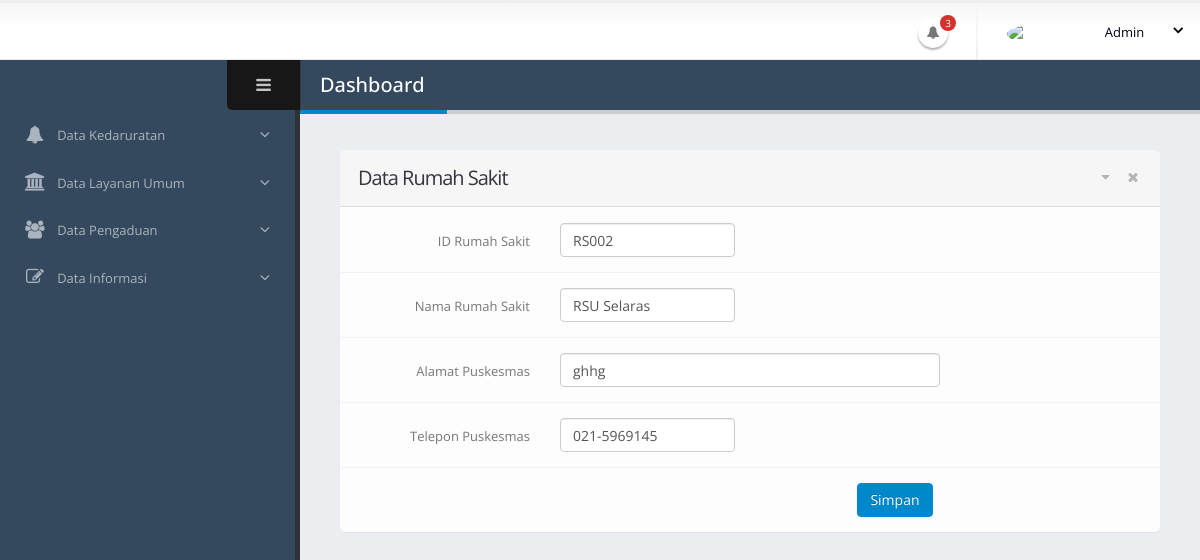
The page /admin/RS/RSEdit.php?id=RS002 on the database as committed earlier.
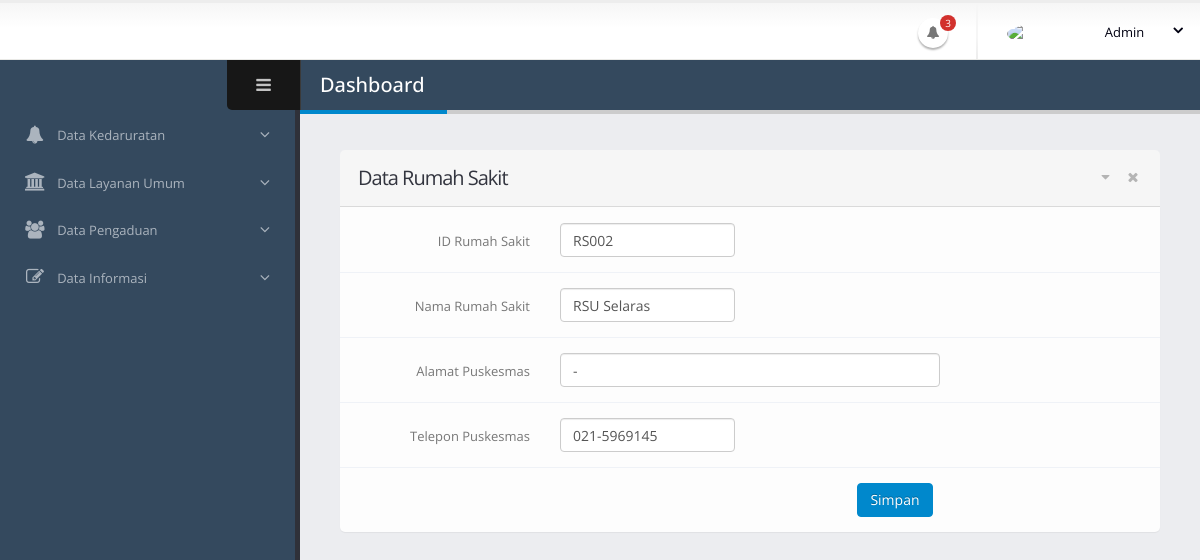
The same page on the database as committed later.
### tables this page shows
CREATE TABLE `tb_rs` (
  `id_rs` varchar(15) NOT NULL,
  `nama_rs` varchar(200) NOT NULL,
  `alamat_rs` text NOT NULL,
  `telp_rs` varchar(100) NOT NULL,
  `lat` float(10,6) NOT NULL,
  `lng` float(10,6) NOT NULL,
  `location_status` tinyint(1) DEFAULT '0'
);

### admin/RS/RSEdit.php (the view, shortened to what the changed rows need)
<!doctype html>
<html class="fixed">
	<head>
		<link rel="stylesheet" href="../assets/vendor/bootstrap/css/bootstrap.css" />
		<link rel="stylesheet" href="../assets/vendor/font-awesome/css/font-awesome.css" />
		<link rel="stylesheet" href="../assets/vendor/magnific-popup/magnific-popup.css" />
		<link rel="stylesheet" href="../assets/vendor/bootstrap-datepicker/css/datepicker3.css" />
		<link rel="stylesheet" href="../assets/vendor/jquery-ui/css/ui-lightness/jquery-ui-1.10.4.custom.css" />
		<link rel="stylesheet" href="../assets/vendor/bootstrap-multiselect/bootstrap-multiselect.css" />
		<link rel="stylesheet" href="../assets/vendor/morris/morris.css" />
		<link rel="stylesheet" href="../assets/stylesheets/theme.css" />
		<link rel="stylesheet" href="../assets/stylesheets/skins/default.css" />
		<link rel="stylesheet" href="../assets/stylesheets/theme-custom.css">
	</head>
	<body>
		<section class="body">
			<div class="inner-wrapper">
				<section role="main" class="content-body">
					<header class="page-header">
						<h2>Dashboard</h2>
					</header>
						<section class="panel">
							<header class="panel-heading">
								<h2 class="panel-title">Data Rumah Sakit</h2>
							</header>
							<div class="panel-body">
									<?php
									include '../../db/koneksi.php';
									$id = $_GET['id'];
									$data = mysqli_query($koneksi,"select * from tb_rs where id_rs='$id'");
									while($d = mysqli_fetch_array($data)){
									?>
								<form method="post" action="edit_aksi.php" class="form-horizontal form-bordered">
											<div class="form-group">
												<label class="col-md-3 control-label" for="inputDefault">ID Rumah Sakit</label>
												<div class="col-md-3">
													<input type="text" name="a" class="form-control" id="inputDefault" value="<?php echo $d['id_rs']; ?>">
												</div>
											</div>
											<div class="form-group">
												<label class="col-md-3 control-label" for="inputDefault">Nama Rumah Sakit</label>
												<div class="col-md-3">
													<input type="text" name="b" class="form-control" id="inputDefault" value="<?php echo $d['nama_rs']; ?>">
												</div>
											</div>
											<div class="form-group">
												<label class="col-md-3 control-label" for="inputDefault">Alamat Puskesmas</label>
												<div class="col-md-6">
													<input type="text" name="c" class="form-control" id="inputDefault" value="<?php echo $d['alamat_rs']; ?>">
												</div>
											</div>
											<div class="form-group">
												<label class="col-md-3 control-label" for="inputDefault">Telepon Puskesmas</label>
												<div class="col-md-3">
													<input type="text" name="d" class="form-control" id="inputDefault" value="<?php echo $d['telp_rs']; ?>">
												</div>
											</div>
											<div class="col-sm-9 text-right">
											<button type="submit" class="btn btn-primary hidden-xs">Simpan</button>
											</div>
								</form>
									<?php
									}
									?>
							</div>
						</section>
				</section>
	</body>
</html>

Rows that differ between the two databases and show on the page:
changed tb_rs "RS002": c "ghhg" → "-"
